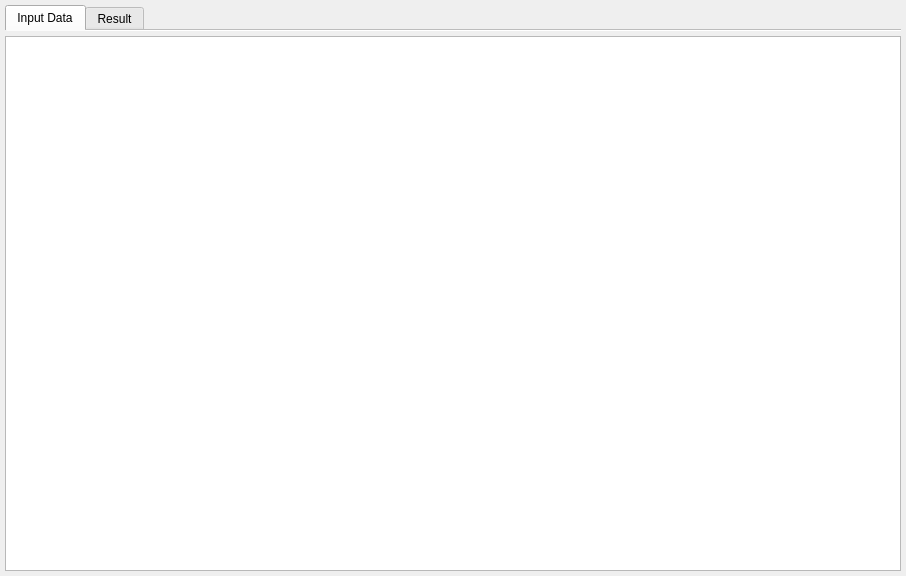
<?xml version="1.0" encoding="UTF-8"?>
<ui version="4.0">
 <class>importtemplatetestdialog</class>
 <widget class="QWidget" name="importtemplatetestdialog">
  <property name="geometry">
   <rect>
    <x>0</x>
    <y>0</y>
    <width>906</width>
    <height>576</height>
   </rect>
  </property>
  <property name="windowTitle">
   <string>Template Test</string>
  </property>
  <layout class="QVBoxLayout" name="verticalLayout">
   <property name="leftMargin">
    <number>5</number>
   </property>
   <property name="topMargin">
    <number>5</number>
   </property>
   <property name="rightMargin">
    <number>5</number>
   </property>
   <property name="bottomMargin">
    <number>5</number>
   </property>
   <item>
    <widget class="QTabWidget" name="tabWidget">
     <property name="currentIndex">
      <number>0</number>
     </property>
     <property name="documentMode">
      <bool>true</bool>
     </property>
     <widget class="QWidget" name="tabInput">
      <attribute name="title">
       <string>Input Data</string>
      </attribute>
      <layout class="QVBoxLayout" name="verticalLayout_2">
       <property name="leftMargin">
        <number>0</number>
       </property>
       <property name="topMargin">
        <number>5</number>
       </property>
       <property name="rightMargin">
        <number>0</number>
       </property>
       <property name="bottomMargin">
        <number>0</number>
       </property>
       <item>
        <widget class="QTableView" name="tableData"/>
       </item>
      </layout>
     </widget>
     <widget class="QWidget" name="tabResult">
      <attribute name="title">
       <string>Result</string>
      </attribute>
      <layout class="QVBoxLayout" name="verticalLayout_3">
       <property name="leftMargin">
        <number>0</number>
       </property>
       <property name="topMargin">
        <number>5</number>
       </property>
       <property name="rightMargin">
        <number>0</number>
       </property>
       <property name="bottomMargin">
        <number>0</number>
       </property>
       <item>
        <widget class="QTableView" name="tableResults"/>
       </item>
      </layout>
     </widget>
    </widget>
   </item>
  </layout>
 </widget>
 <resources/>
 <connections/>
</ui>
